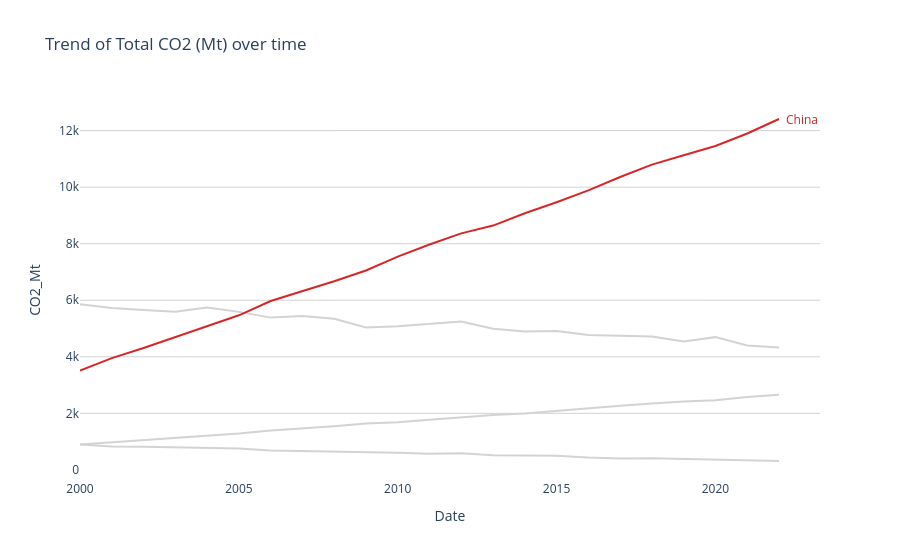
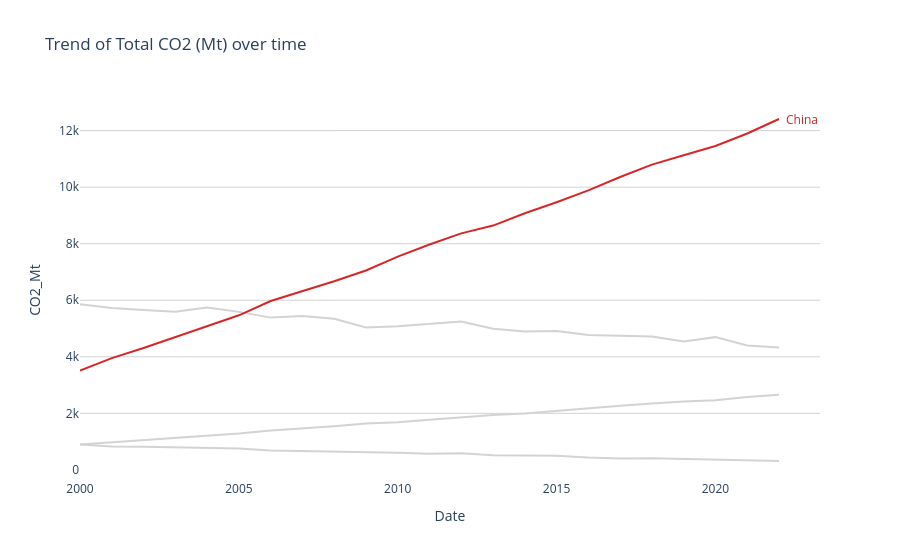
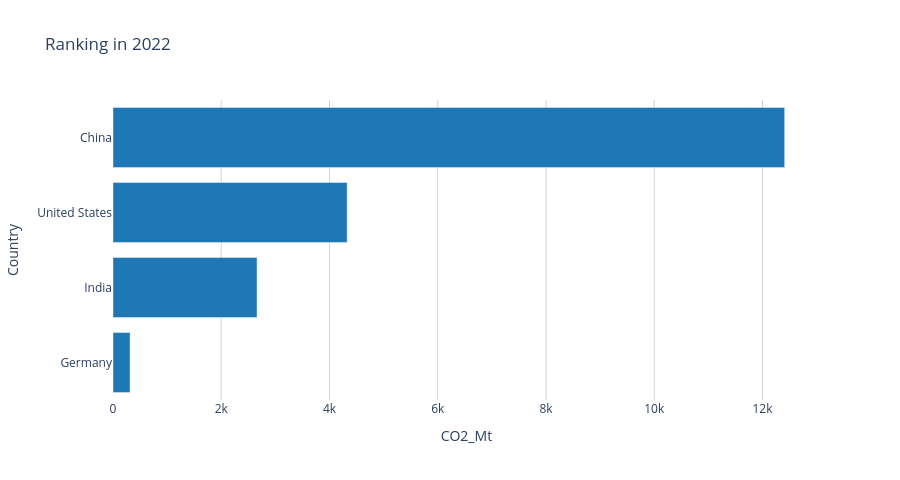
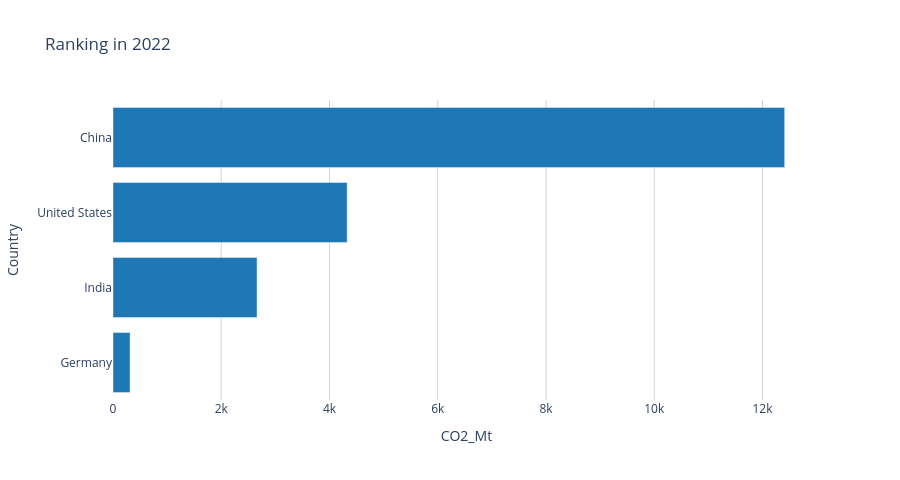

Here is the notebook cell these charts were saved with, in order:
### Markdown cell above
## Visualizations

### Code cell
# ── Line Chart: Trend over time ──────────────────────────────────────────────
if not filtered.empty:
    total_emissions = filtered.groupby('Country')[selected_metric].sum()
    top_emitter = total_emissions.idxmax() if not total_emissions.empty else None
else:
    top_emitter = None

if highlight_top and top_emitter:
    color_discrete_map = {c: 'lightgrey' for c in selected_countries}
    color_discrete_map[top_emitter] = '#d62728' # highlight in red
    
    fig_line = px.line(
        filtered, x='Date', y=selected_metric, color='Country',
        color_discrete_map=color_discrete_map,
        title=f"Trend of {selected_metric_label} over time"
    )
    
    end_data = filtered[filtered['Country'] == top_emitter]
    if not end_data.empty:
        end_point = end_data.iloc[-1]
        fig_line.add_annotation(
            x=end_point['Date'],
            y=end_point[selected_metric],
            text=top_emitter,
            showarrow=False,
            xanchor='left',
            xshift=5,
            font=dict(color='#d62728', size=12)
        )
    fig_line.update_layout(showlegend=False)
else:
    fig_line = px.line(
        filtered, x='Date', y=selected_metric, color='Country',
        title=f"Trend of {selected_metric_label} over time"
    )

fig_line.update_layout(
    plot_bgcolor='white',
    paper_bgcolor='white',
    xaxis=dict(showgrid=False),
    yaxis=dict(showgrid=True, gridcolor='lightgrey')
)

fig_line.show()
fig_line.show(img="png")


# ── Bar Chart: Ranking in last year ──────────────────────────────────────────
if not filtered.empty:
    last_year_data = filtered[filtered['Date'] == filtered['Date'].max()]
    bar_data = last_year_data.sort_values(selected_metric, ascending=True)
    
    fig_bar = px.bar(
        bar_data, x=selected_metric, y='Country', orientation='h',
        title=f"Ranking in {end_date.year}",
        color_discrete_sequence=['#1f77b4'],
        height=400 + (len(selected_countries) * 20) # dynamic height
    )
    
    fig_bar.update_layout(
        plot_bgcolor='white',
        paper_bgcolor='white',
        xaxis=dict(showgrid=True, gridcolor='lightgrey'),
        yaxis=dict(showgrid=False)
    )
    
    fig_bar.show()
    fig_bar.show(img="png")

### Figure 1 — Plotly figure (JSON) as saved in the notebook; plotly's stock layout.template omitted (floating-point values rounded to 4 significant figures)
{"data": [{"hovertemplate": "Country=United States<br>Date=%{x}<br>CO2_Mt=%{y}<extra></extra>", "legendgroup": "United States", "line": {"color": "lightgrey", "dash": "solid"}, "marker": {"symbol": "circle"}, "mode": "lines", "name": "United States", "orientation": "v", "showlegend": true, "type": "scatter", "x": ["2000-01-01T00:00:00.000000", "2001-01-01T00:00:00.000000", "2002-01-01T00:00:00.000000", "2003-01-01T00:00:00.000000", "2004-01-01T00:00:00.000000", "2005-01-01T00:00:00.000000", "2006-01-01T00:00:00.000000", "2007-01-01T00:00:00.000000", "2008-01-01T00:00:00.000000", "2009-01-01T00:00:00.000000", "2010-01-01T00:00:00.000000", "2011-01-01T00:00:00.000000", "2012-01-01T00:00:00.000000", "2013-01-01T00:00:00.000000", "2014-01-01T00:00:00.000000", "2015-01-01T00:00:00.000000", "2016-01-01T00:00:00.000000", "2017-01-01T00:00:00.000000", "2018-01-01T00:00:00.000000", "2019-01-01T00:00:00.000000", "2020-01-01T00:00:00.000000", "2021-01-01T00:00:00.000000", "2022-01-01T00:00:00.000000"], "xaxis": "x", "y": [5858.0, 5724.0, 5653.0, 5593.0, 5743.0, 5589.0, 5386.0, 5443.0, 5348.0, 5038.0, 5082.0, 5176.0, 5250.0, 4994.0, 4897.0, 4913.0, 4770.0, 4746.0, 4718.0, 4537.0, 4695.0, 4398.0, 4326.0], "yaxis": "y"}, {"hovertemplate": "Country=China<br>Date=%{x}<br>CO2_Mt=%{y}<extra></extra>", "legendgroup": "China", "line": {"color": "#d62728", "dash": "solid"}, "marker": {"symbol": "circle"}, "mode": "lines", "name": "China", "orientation": "v", "showlegend": true, "type": "scatter", "x": ["2000-01-01T00:00:00.000000", "2001-01-01T00:00:00.000000", "2002-01-01T00:00:00.000000", "2003-01-01T00:00:00.000000", "2004-01-01T00:00:00.000000", "2005-01-01T00:00:00.000000", "2006-01-01T00:00:00.000000", "2007-01-01T00:00:00.000000", "2008-01-01T00:00:00.000000", "2009-01-01T00:00:00.000000", "2010-01-01T00:00:00.000000", "2011-01-01T00:00:00.000000", "2012-01-01T00:00:00.000000", "2013-01-01T00:00:00.000000", "2014-01-01T00:00:00.000000", "2015-01-01T00:00:00.000000", "2016-01-01T00:00:00.000000", "2017-01-01T00:00:00.000000", "2018-01-01T00:00:00.000000", "2019-01-01T00:00:00.000000", "2020-01-01T00:00:00.000000", "2021-01-01T00:00:00.000000", "2022-01-01T00:00:00.000000"], "xaxis": "x", "y": [3514.0, 3952.0, 4312.0, 4692.0, 5079.0, 5468.0, 5974.0, 6323.0, 6673.0, 7053.0, 7543.0, 7972.0, 8365.0, 8641.0, 9078.0, 9466.0, 9887.0, 10360.0, 10790.0, 11130.0, 11450.0, 11900.0, 12410.0], "yaxis": "y"}, {"hovertemplate": "Country=India<br>Date=%{x}<br>CO2_Mt=%{y}<extra></extra>", "legendgroup": "India", "line": {"color": "lightgrey", "dash": "solid"}, "marker": {"symbol": "circle"}, "mode": "lines", "name": "India", "orientation": "v", "showlegend": true, "type": "scatter", "x": ["2000-01-01T00:00:00.000000", "2001-01-01T00:00:00.000000", "2002-01-01T00:00:00.000000", "2003-01-01T00:00:00.000000", "2004-01-01T00:00:00.000000", "2005-01-01T00:00:00.000000", "2006-01-01T00:00:00.000000", "2007-01-01T00:00:00.000000", "2008-01-01T00:00:00.000000", "2009-01-01T00:00:00.000000", "2010-01-01T00:00:00.000000", "2011-01-01T00:00:00.000000", "2012-01-01T00:00:00.000000", "2013-01-01T00:00:00.000000", "2014-01-01T00:00:00.000000", "2015-01-01T00:00:00.000000", "2016-01-01T00:00:00.000000", "2017-01-01T00:00:00.000000", "2018-01-01T00:00:00.000000", "2019-01-01T00:00:00.000000", "2020-01-01T00:00:00.000000", "2021-01-01T00:00:00.000000", "2022-01-01T00:00:00.000000"], "xaxis": "x", "y": [901.6, 974.6, 1056.0, 1146.0, 1205.0, 1291.0, 1396.0, 1466.0, 1542.0, 1637.0, 1687.0, 1774.0, 1865.0, 1945.0, 1994.0, 2092.0, 2177.0, 2267.0, 2345.0, 2419.0, 2466.0, 2580.0, 2661.0], "yaxis": "y"}, {"hovertemplate": "Country=Germany<br>Date=%{x}<br>CO2_Mt=%{y}<extra></extra>", "legendgroup": "Germany", "line": {"color": "lightgrey", "dash": "solid"}, "marker": {"symbol": "circle"}, "mode": "lines", "name": "Germany", "orientation": "v", "showlegend": true, "type": "scatter", "x": ["2000-01-01T00:00:00.000000", "2001-01-01T00:00:00.000000", "2002-01-01T00:00:00.000000", "2003-01-01T00:00:00.000000", "2004-01-01T00:00:00.000000", "2005-01-01T00:00:00.000000", "2006-01-01T00:00:00.000000", "2007-01-01T00:00:00.000000", "2008-01-01T00:00:00.000000", "2009-01-01T00:00:00.000000", "2010-01-01T00:00:00.000000", "2011-01-01T00:00:00.000000", "2012-01-01T00:00:00.000000", "2013-01-01T00:00:00.000000", "2014-01-01T00:00:00.000000", "2015-01-01T00:00:00.000000", "2016-01-01T00:00:00.000000", "2017-01-01T00:00:00.000000", "2018-01-01T00:00:00.000000", "2019-01-01T00:00:00.000000", "2020-01-01T00:00:00.000000", "2021-01-01T00:00:00.000000", "2022-01-01T00:00:00.000000"], "xaxis": "x", "y": [902.4, 831.7, 815.2, 804.7, 772.9, 759.1, 685.9, 668.0, 650.3, 608.3, 611.2, 569.2, 586.7, 521.5, 504.5, 499.0, 438.8, 407.4, 413.2, 389.5, 373.4, 344.0, 315.1], "yaxis": "y"}], "layout": {"annotations": [{"font": {"color": "#d62728", "size": 12}, "showarrow": false, "text": "China", "x": "2022-01-01T00:00:00", "xanchor": "left", "xshift": 5, "y": 12410.0}], "legend": {"title": {"text": "Country"}, "tracegroupgap": 0}, "paper_bgcolor": "white", "plot_bgcolor": "white", "showlegend": false, "title": {"text": "Trend of Total CO2 (Mt) over time"}, "xaxis": {"anchor": "y", "domain": [0, 1], "showgrid": false, "title": {"text": "Date"}}, "yaxis": {"anchor": "x", "domain": [0, 1], "gridcolor": "lightgrey", "showgrid": true, "title": {"text": "CO2_Mt"}}}}

### Figure 2 — Plotly figure (JSON) as saved in the notebook; plotly's stock layout.template omitted (floating-point values rounded to 4 significant figures)
{"data": [{"hovertemplate": "Country=United States<br>Date=%{x}<br>CO2_Mt=%{y}<extra></extra>", "legendgroup": "United States", "line": {"color": "lightgrey", "dash": "solid"}, "marker": {"symbol": "circle"}, "mode": "lines", "name": "United States", "orientation": "v", "showlegend": true, "type": "scatter", "x": ["2000-01-01T00:00:00.000000", "2001-01-01T00:00:00.000000", "2002-01-01T00:00:00.000000", "2003-01-01T00:00:00.000000", "2004-01-01T00:00:00.000000", "2005-01-01T00:00:00.000000", "2006-01-01T00:00:00.000000", "2007-01-01T00:00:00.000000", "2008-01-01T00:00:00.000000", "2009-01-01T00:00:00.000000", "2010-01-01T00:00:00.000000", "2011-01-01T00:00:00.000000", "2012-01-01T00:00:00.000000", "2013-01-01T00:00:00.000000", "2014-01-01T00:00:00.000000", "2015-01-01T00:00:00.000000", "2016-01-01T00:00:00.000000", "2017-01-01T00:00:00.000000", "2018-01-01T00:00:00.000000", "2019-01-01T00:00:00.000000", "2020-01-01T00:00:00.000000", "2021-01-01T00:00:00.000000", "2022-01-01T00:00:00.000000"], "xaxis": "x", "y": [5858.0, 5724.0, 5653.0, 5593.0, 5743.0, 5589.0, 5386.0, 5443.0, 5348.0, 5038.0, 5082.0, 5176.0, 5250.0, 4994.0, 4897.0, 4913.0, 4770.0, 4746.0, 4718.0, 4537.0, 4695.0, 4398.0, 4326.0], "yaxis": "y"}, {"hovertemplate": "Country=China<br>Date=%{x}<br>CO2_Mt=%{y}<extra></extra>", "legendgroup": "China", "line": {"color": "#d62728", "dash": "solid"}, "marker": {"symbol": "circle"}, "mode": "lines", "name": "China", "orientation": "v", "showlegend": true, "type": "scatter", "x": ["2000-01-01T00:00:00.000000", "2001-01-01T00:00:00.000000", "2002-01-01T00:00:00.000000", "2003-01-01T00:00:00.000000", "2004-01-01T00:00:00.000000", "2005-01-01T00:00:00.000000", "2006-01-01T00:00:00.000000", "2007-01-01T00:00:00.000000", "2008-01-01T00:00:00.000000", "2009-01-01T00:00:00.000000", "2010-01-01T00:00:00.000000", "2011-01-01T00:00:00.000000", "2012-01-01T00:00:00.000000", "2013-01-01T00:00:00.000000", "2014-01-01T00:00:00.000000", "2015-01-01T00:00:00.000000", "2016-01-01T00:00:00.000000", "2017-01-01T00:00:00.000000", "2018-01-01T00:00:00.000000", "2019-01-01T00:00:00.000000", "2020-01-01T00:00:00.000000", "2021-01-01T00:00:00.000000", "2022-01-01T00:00:00.000000"], "xaxis": "x", "y": [3514.0, 3952.0, 4312.0, 4692.0, 5079.0, 5468.0, 5974.0, 6323.0, 6673.0, 7053.0, 7543.0, 7972.0, 8365.0, 8641.0, 9078.0, 9466.0, 9887.0, 10360.0, 10790.0, 11130.0, 11450.0, 11900.0, 12410.0], "yaxis": "y"}, {"hovertemplate": "Country=India<br>Date=%{x}<br>CO2_Mt=%{y}<extra></extra>", "legendgroup": "India", "line": {"color": "lightgrey", "dash": "solid"}, "marker": {"symbol": "circle"}, "mode": "lines", "name": "India", "orientation": "v", "showlegend": true, "type": "scatter", "x": ["2000-01-01T00:00:00.000000", "2001-01-01T00:00:00.000000", "2002-01-01T00:00:00.000000", "2003-01-01T00:00:00.000000", "2004-01-01T00:00:00.000000", "2005-01-01T00:00:00.000000", "2006-01-01T00:00:00.000000", "2007-01-01T00:00:00.000000", "2008-01-01T00:00:00.000000", "2009-01-01T00:00:00.000000", "2010-01-01T00:00:00.000000", "2011-01-01T00:00:00.000000", "2012-01-01T00:00:00.000000", "2013-01-01T00:00:00.000000", "2014-01-01T00:00:00.000000", "2015-01-01T00:00:00.000000", "2016-01-01T00:00:00.000000", "2017-01-01T00:00:00.000000", "2018-01-01T00:00:00.000000", "2019-01-01T00:00:00.000000", "2020-01-01T00:00:00.000000", "2021-01-01T00:00:00.000000", "2022-01-01T00:00:00.000000"], "xaxis": "x", "y": [901.6, 974.6, 1056.0, 1146.0, 1205.0, 1291.0, 1396.0, 1466.0, 1542.0, 1637.0, 1687.0, 1774.0, 1865.0, 1945.0, 1994.0, 2092.0, 2177.0, 2267.0, 2345.0, 2419.0, 2466.0, 2580.0, 2661.0], "yaxis": "y"}, {"hovertemplate": "Country=Germany<br>Date=%{x}<br>CO2_Mt=%{y}<extra></extra>", "legendgroup": "Germany", "line": {"color": "lightgrey", "dash": "solid"}, "marker": {"symbol": "circle"}, "mode": "lines", "name": "Germany", "orientation": "v", "showlegend": true, "type": "scatter", "x": ["2000-01-01T00:00:00.000000", "2001-01-01T00:00:00.000000", "2002-01-01T00:00:00.000000", "2003-01-01T00:00:00.000000", "2004-01-01T00:00:00.000000", "2005-01-01T00:00:00.000000", "2006-01-01T00:00:00.000000", "2007-01-01T00:00:00.000000", "2008-01-01T00:00:00.000000", "2009-01-01T00:00:00.000000", "2010-01-01T00:00:00.000000", "2011-01-01T00:00:00.000000", "2012-01-01T00:00:00.000000", "2013-01-01T00:00:00.000000", "2014-01-01T00:00:00.000000", "2015-01-01T00:00:00.000000", "2016-01-01T00:00:00.000000", "2017-01-01T00:00:00.000000", "2018-01-01T00:00:00.000000", "2019-01-01T00:00:00.000000", "2020-01-01T00:00:00.000000", "2021-01-01T00:00:00.000000", "2022-01-01T00:00:00.000000"], "xaxis": "x", "y": [902.4, 831.7, 815.2, 804.7, 772.9, 759.1, 685.9, 668.0, 650.3, 608.3, 611.2, 569.2, 586.7, 521.5, 504.5, 499.0, 438.8, 407.4, 413.2, 389.5, 373.4, 344.0, 315.1], "yaxis": "y"}], "layout": {"annotations": [{"font": {"color": "#d62728", "size": 12}, "showarrow": false, "text": "China", "x": "2022-01-01T00:00:00", "xanchor": "left", "xshift": 5, "y": 12410.0}], "legend": {"title": {"text": "Country"}, "tracegroupgap": 0}, "paper_bgcolor": "white", "plot_bgcolor": "white", "showlegend": false, "title": {"text": "Trend of Total CO2 (Mt) over time"}, "xaxis": {"anchor": "y", "domain": [0, 1], "showgrid": false, "title": {"text": "Date"}}, "yaxis": {"anchor": "x", "domain": [0, 1], "gridcolor": "lightgrey", "showgrid": true, "title": {"text": "CO2_Mt"}}}}

### Figure 3 — Plotly figure (JSON) as saved in the notebook; plotly's stock layout.template omitted (floating-point values rounded to 4 significant figures)
{"data": [{"hovertemplate": "CO2_Mt=%{x}<br>Country=%{y}<extra></extra>", "legendgroup": "", "marker": {"color": "#1f77b4", "pattern": {"shape": ""}}, "name": "", "orientation": "h", "showlegend": false, "textposition": "auto", "type": "bar", "x": [315.1, 2661.0, 4326.0, 12410.0], "xaxis": "x", "y": ["Germany", "India", "United States", "China"], "yaxis": "y"}], "layout": {"barmode": "relative", "height": 480, "legend": {"tracegroupgap": 0}, "paper_bgcolor": "white", "plot_bgcolor": "white", "title": {"text": "Ranking in 2022"}, "xaxis": {"anchor": "y", "domain": [0, 1], "gridcolor": "lightgrey", "showgrid": true, "title": {"text": "CO2_Mt"}}, "yaxis": {"anchor": "x", "domain": [0, 1], "showgrid": false, "title": {"text": "Country"}}}}

### Figure 4 — Plotly figure (JSON) as saved in the notebook; plotly's stock layout.template omitted (floating-point values rounded to 4 significant figures)
{"data": [{"hovertemplate": "CO2_Mt=%{x}<br>Country=%{y}<extra></extra>", "legendgroup": "", "marker": {"color": "#1f77b4", "pattern": {"shape": ""}}, "name": "", "orientation": "h", "showlegend": false, "textposition": "auto", "type": "bar", "x": [315.1, 2661.0, 4326.0, 12410.0], "xaxis": "x", "y": ["Germany", "India", "United States", "China"], "yaxis": "y"}], "layout": {"barmode": "relative", "height": 480, "legend": {"tracegroupgap": 0}, "paper_bgcolor": "white", "plot_bgcolor": "white", "title": {"text": "Ranking in 2022"}, "xaxis": {"anchor": "y", "domain": [0, 1], "gridcolor": "lightgrey", "showgrid": true, "title": {"text": "CO2_Mt"}}, "yaxis": {"anchor": "x", "domain": [0, 1], "showgrid": false, "title": {"text": "Country"}}}}
